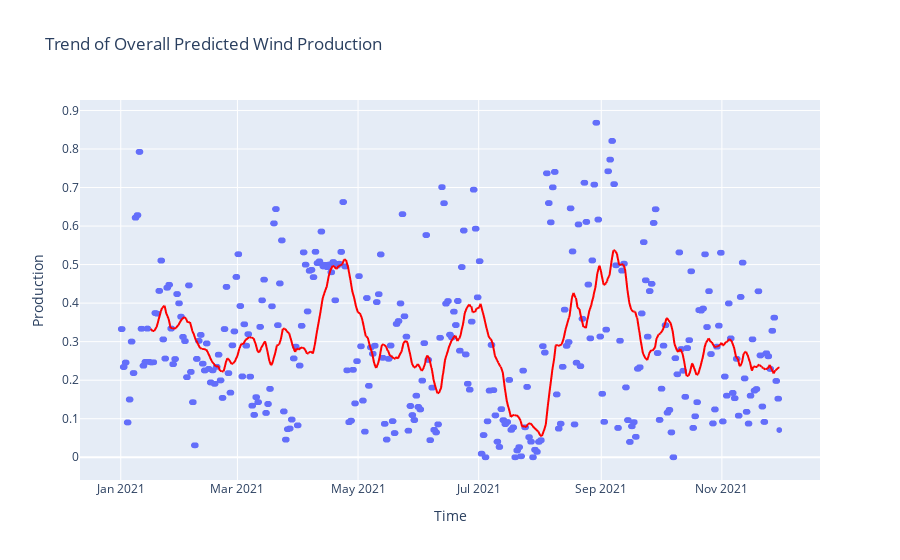

The code cell stored with this chart in its notebook:
### Code cell
fig2 = px.scatter(title="Trend of Overall Predicted Wind Production",data_frame=predicted_average_production_by_date, x=predicted_average_production_by_date.index, y=predicted_average_production_by_date.values, trendline="rolling", trendline_options=dict(window=365))
fig2.data[1].update(line_color='red') 
fig2.update_layout(
    xaxis_title="Time", yaxis_title="Production"
)
fig.show()

### Figure 1 — Plotly figure (JSON) as saved in the notebook; plotly's stock layout.template omitted (floating-point values rounded to 4 significant figures; data arrays with more than 128 entries replaced by an {"elided": "..."} marker saying what was removed)
{"data": [{"hovertemplate": "date=%{x}<br>y=%{y}<extra></extra>", "legendgroup": "", "marker": {"color": "#636efa", "symbol": "circle"}, "mode": "markers", "name": "", "showlegend": false, "type": "scattergl", "x": {"elided": "7982 str values"}, "xaxis": "x", "y": {"elided": "7982 float values"}, "yaxis": "y"}, {"hovertemplate": "<b>Rolling mean trendline</b><br><br>date=%{x}<br>y=%{y} <b>(trend)</b><extra></extra>", "legendgroup": "", "line": {"color": "red"}, "marker": {"color": "#636efa", "symbol": "circle"}, "mode": "lines", "name": "", "showlegend": false, "type": "scattergl", "x": {"elided": "7982 str values"}, "xaxis": "x", "y": {"elided": "7982 float values"}, "yaxis": "y"}], "layout": {"legend": {"tracegroupgap": 0}, "title": {"text": "Trend of Overall Predicted Wind Production"}, "xaxis": {"anchor": "y", "domain": [0, 1], "title": {"text": "Time"}}, "yaxis": {"anchor": "x", "domain": [0, 1], "title": {"text": "Production"}}}}
